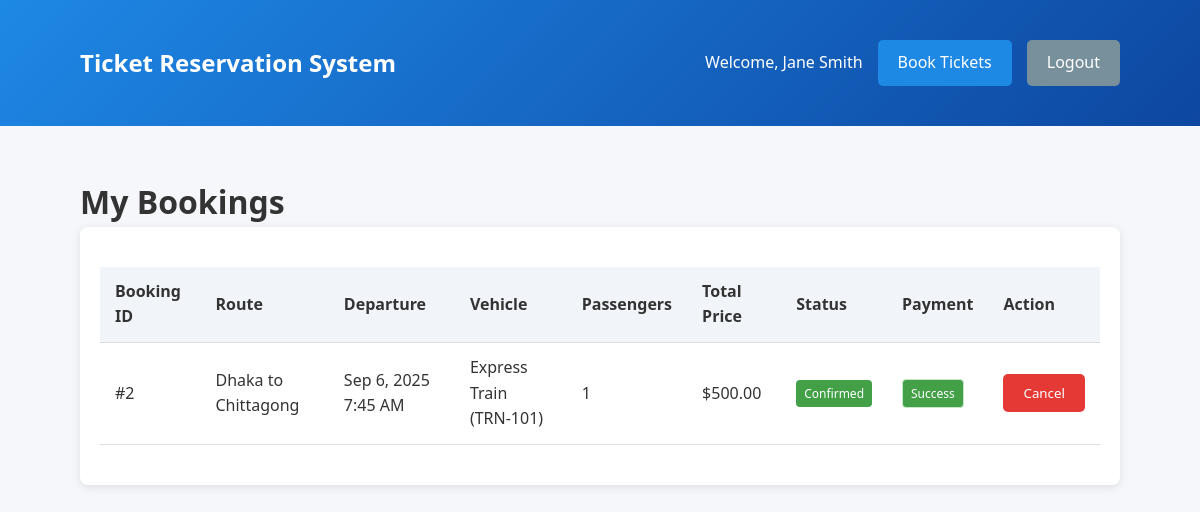
The app's page /bookings.php (signed in) with its own data.
### tables this page shows
CREATE TABLE bookings (
    booking_id INT AUTO_INCREMENT PRIMARY KEY,
    user_id INT NOT NULL,
    route_id INT NOT NULL,
    passengers INT NOT NULL DEFAULT 1,
    total_price DECIMAL(10,2) NOT NULL,
    booking_date TIMESTAMP DEFAULT CURRENT_TIMESTAMP,
    status ENUM('confirmed', 'cancelled', 'pending') DEFAULT 'confirmed',
    FOREIGN KEY (user_id) REFERENCES users(user_id),
    FOREIGN KEY (route_id) REFERENCES routes(route_id)
);

CREATE TABLE routes (
    route_id INT AUTO_INCREMENT PRIMARY KEY,
    vehicle_id INT NOT NULL,
    departure_city VARCHAR(100) NOT NULL,
    arrival_city VARCHAR(100) NOT NULL,
    departure_datetime DATETIME NOT NULL,
    arrival_datetime DATETIME NOT NULL,
    price DECIMAL(10,2) NOT NULL,
    available_seats INT NOT NULL,
    FOREIGN KEY (vehicle_id) REFERENCES vehicles(vehicle_id)
);

CREATE TABLE vehicles (
    vehicle_id INT AUTO_INCREMENT PRIMARY KEY,
    type_id INT NOT NULL,
    number VARCHAR(50) NOT NULL,
    name VARCHAR(100) NOT NULL,
    capacity INT NOT NULL,
    facilities TEXT,
    FOREIGN KEY (type_id) REFERENCES transport_types(type_id)
);

CREATE TABLE payments (
    payment_id INT AUTO_INCREMENT PRIMARY KEY,
    booking_id INT NOT NULL,
    amount DECIMAL(10,2) NOT NULL,
    payment_method VARCHAR(50) NOT NULL,
    payment_status ENUM('success', 'failed', 'pending') DEFAULT 'pending',
    payment_date TIMESTAMP DEFAULT CURRENT_TIMESTAMP,
    FOREIGN KEY (booking_id) REFERENCES bookings(booking_id)
);

### bookings.php (the view, shortened to what this page needs)
<?php
include 'db_connect.php';
$user_id = $_SESSION['user_id'];
$sql = "SELECT b.*, r.departure_city, r.arrival_city, r.departure_datetime, r.arrival_datetime,
               r.price, v.name as vehicle_name, v.number as vehicle_number,
               t.name as transport_type, p.payment_status
        FROM bookings b
        JOIN routes r ON b.route_id = r.route_id
        JOIN vehicles v ON r.vehicle_id = v.vehicle_id
        JOIN transport_types t ON v.type_id = t.type_id
        JOIN payments p ON b.booking_id = p.booking_id
        WHERE b.user_id = ?
        ORDER BY b.booking_date DESC";
$stmt = $conn->prepare($sql);
$stmt->bind_param("i", $user_id);
$stmt->execute();
$bookings = $stmt->get_result()->fetch_all(MYSQLI_ASSOC);
?>
<!DOCTYPE html>
<html lang="en">
<head>
</head>
<body>
    <header>
        <div class="container">
            <div class="logo">Ticket Reservation System</div>
            <div class="user-info">
                <span>Welcome, <?php echo $_SESSION['full_name']; ?></span>
                <a href="index.php" class="btn">Book Tickets</a>
                <a href="logout.php" class="btn btn-secondary">Logout</a>
            </div>
        </div>
    </header>
    <div class="container">
        <h1>My Bookings</h1>
        <?php if (count($bookings) > 0): ?>
            <div class="card">
                <table>
                    <thead>
                        <tr>
                            <th>Booking ID</th>
                            <th>Route</th>
                            <th>Departure</th>
                            <th>Vehicle</th>
                            <th>Passengers</th>
                            <th>Total Price</th>
                            <th>Status</th>
                            <th>Payment</th>
                            <th>Action</th>
                        </tr>
                    </thead>
                    <tbody>
                        <?php foreach ($bookings as $booking): ?>
                            <tr>
                                <td>#<?php echo $booking['booking_id']; ?></td>
                                <td><?php echo $booking['departure_city'] . ' to ' . $booking['arrival_city']; ?></td>
                                <td><?php echo date('M j, Y g:i A', strtotime($booking['departure_datetime'])); ?></td>
                                <td><?php echo $booking['vehicle_name'] . ' (' . $booking['vehicle_number'] . ')'; ?></td>
                                <td><?php echo $booking['passengers']; ?></td>
                                <td>$<?php echo $booking['total_price']; ?></td>
                                <td>
                                    <span class="booking-status <?php echo strtolower($booking['status'] ?? 'confirmed'); ?>">
                                        <?php echo ucfirst($booking['status'] ?? 'confirmed'); ?>
                                    </span>
                                </td>
                                <td>
                                    <span class="payment-status <?php echo strtolower($booking['payment_status']); ?>">
                                        <?php echo ucfirst($booking['payment_status']); ?>
                                    </span>
                                </td>
                                <td>
                                    <?php if (($booking['status'] ?? 'confirmed') == 'confirmed'): ?>
                                        <form method="POST" onsubmit="return confirm('Are you sure you want to cancel this booking?');">
                                            <button type="submit" name="cancel_booking" class="btn btn-danger">Cancel</button>
                                        </form>
                                    <?php else: ?>
                                        <span>Cancelled</span>
                                    <?php endif; ?>
                                </td>
                            </tr>
                        <?php endforeach; ?>
                    </tbody>
                </table>
            </div>
        <?php endif; ?>
    </div>
</body>
</html>

### bookings.php (style rules this page uses)
* { box-sizing: border-box; margin: 0; padding: 0; font-family: 'Segoe UI', Tahoma, Geneva, Verdana, sans-serif; }
body { background-color: #f5f7fa; color: #333; line-height: 1.6; }
.container { width: 90%; max-width: 1200px; margin: 0 auto; padding: 20px; }
header { background: linear-gradient(135deg, #1e88e5, #0d47a1); color: white; padding: 20px 0; margin-bottom: 30px; }
header .container { display: flex; justify-content: space-between; align-items: center; }
.logo { font-size: 24px; font-weight: bold; }
.user-info { display: flex; align-items: center; gap: 15px; }
.btn { display: inline-block; padding: 10px 20px; background: #1e88e5; color: white; text-decoration: none; border-radius: 5px; border: none; cursor: pointer; }
.btn-secondary { background: #78909c; }
.btn-danger { background: #e53935; }
.card { background: white; border-radius: 8px; box-shadow: 0 2px 10px rgba(0,0,0,0.1); padding: 20px; margin-bottom: 20px; }
table { width: 100%; border-collapse: collapse; margin: 20px 0; }
th, td { padding: 12px 15px; text-align: left; border-bottom: 1px solid #ddd; }
th { background-color: #f1f5f9; font-weight: 600; }
.success { background: #e8f5e9; color: #2e7d32; border: 1px solid #c8e6c9; }
.booking-status { display: inline-block; padding: 4px 8px; border-radius: 4px; color: white; font-size: 12px; }
.confirmed { background: #43a047; }
.payment-status { display: inline-block; padding: 4px 8px; border-radius: 4px; color: white; font-size: 12px; }
.success { background: #43a047; }

### records on screen
bookings: booking_id "2", route.departure_city "Dhaka", route.arrival_city "Chittagong", route.departure_datetime "Sep 6, 2025 7:45 AM", vehicles.name "Express Train", vehicles.number "TRN-101", passengers "1", total_price "500.00", status "Confirmed", payments.payment_status "Success"

### other values on screen
$_SESSION['full_name'] "Jane Smith"
